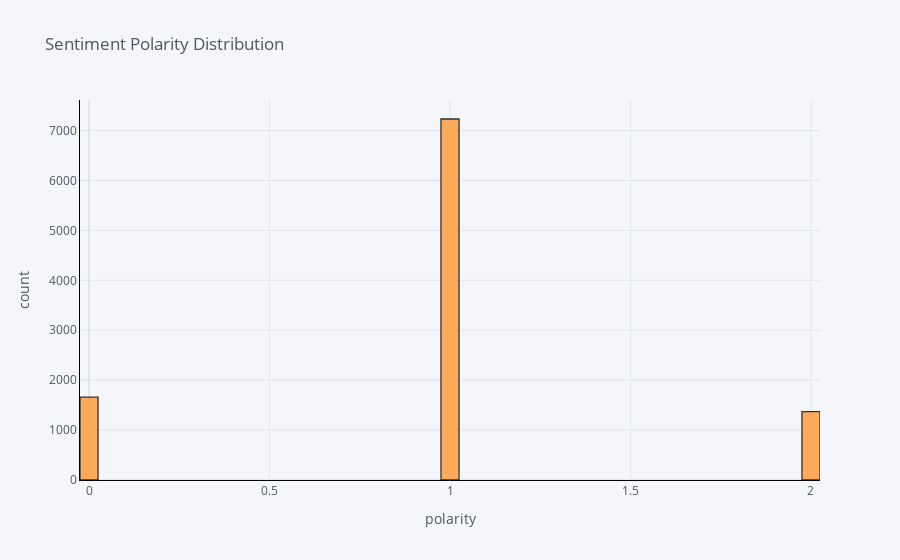

The notebook cell this image was saved under:
### Markdown cell above
## Sentiment polarity distribution
**Let's look at our polarity distribution**

### Code cell
process_reviews['cluster'].iplot(
    kind='hist',
    bins=50,
    xTitle='polarity',
    linecolor='black',
    yTitle='count',
    title='Sentiment Polarity Distribution')

### Figure 1 — Plotly figure (JSON) as saved in the notebook; plotly's stock layout.template omitted (floating-point values rounded to 4 significant figures; data arrays with more than 128 entries replaced by an {"elided": "..."} marker saying what was removed)
{"data": [{"histfunc": "count", "histnorm": "", "marker": {"color": "rgba(255, 153, 51, 1.0)", "line": {"color": "#000000", "width": 1.3}}, "name": "cluster", "nbinsx": 50, "opacity": 0.8, "orientation": "v", "type": "histogram", "x": {"elided": "10261 int values"}}], "layout": {"barmode": "overlay", "legend": {"bgcolor": "#F5F6F9", "font": {"color": "#4D5663"}}, "paper_bgcolor": "#F5F6F9", "plot_bgcolor": "#F5F6F9", "title": {"font": {"color": "#4D5663"}, "text": "Sentiment Polarity Distribution"}, "xaxis": {"gridcolor": "#E1E5ED", "linecolor": "black", "showgrid": true, "tickfont": {"color": "#4D5663"}, "title": {"font": {"color": "#4D5663"}, "text": "polarity"}, "zerolinecolor": "#E1E5ED"}, "yaxis": {"gridcolor": "#E1E5ED", "linecolor": "black", "showgrid": true, "tickfont": {"color": "#4D5663"}, "title": {"font": {"color": "#4D5663"}, "text": "count"}, "zerolinecolor": "#E1E5ED"}}}
